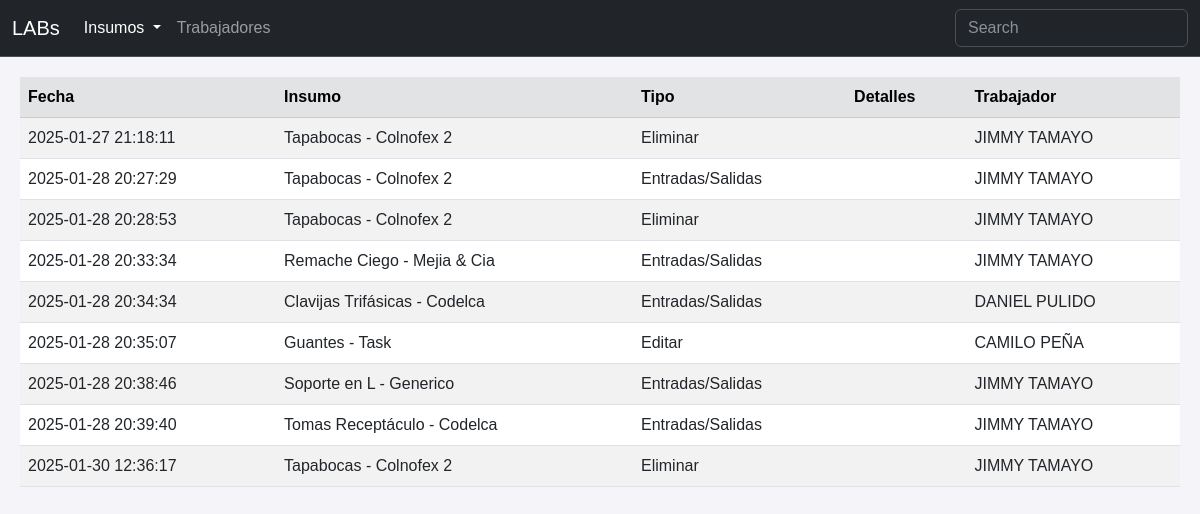
Before: /history with the older database file.
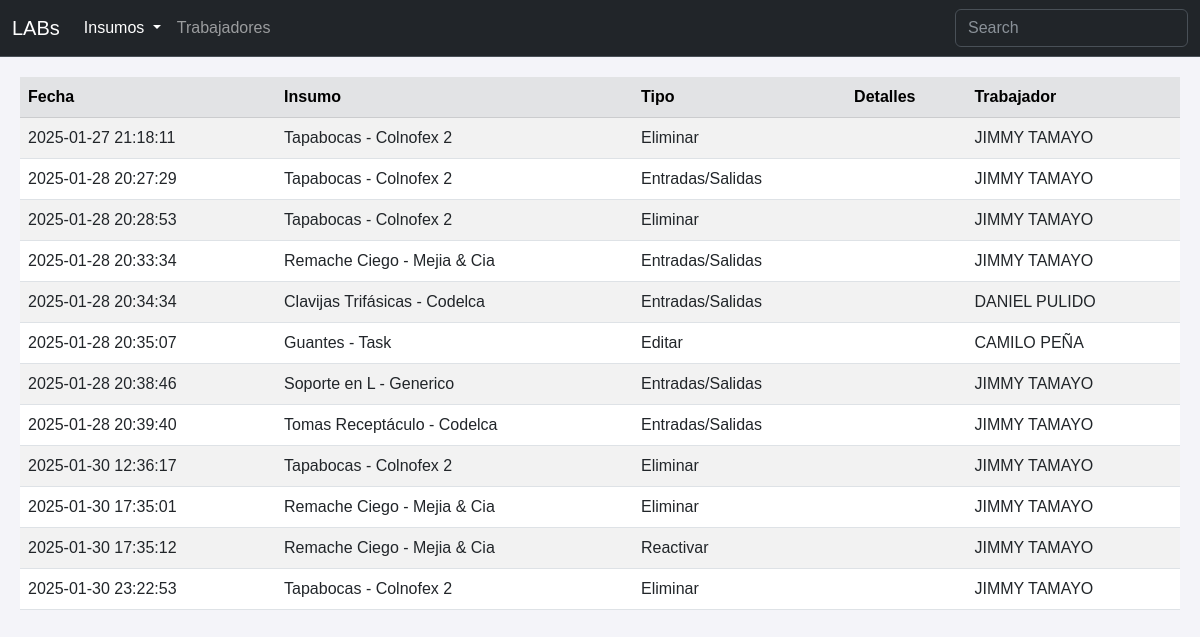
After: the same page with the newer database file.
### tables this page shows
CREATE TABLE historial (
    Historial_id INTEGER PRIMARY KEY,
    Tipo TEXT NOT NULL,
    Detalles TEXT,
    Trabajador_id INTEGER NOT NULL,
    Fecha DATETIME NOT NULL,
    Item_id INTEGER NOT NULL,
    FOREIGN KEY (Trabajador_id) REFERENCES trabajadores (Trabajador_id),
    FOREIGN KEY (Item_id) REFERENCES insumos (Item_id)
);

CREATE TABLE insumos (
    Item_id INTEGER PRIMARY KEY,
    Activo BOOL NOT NULL,
    Nombre TEXT NOT NULL,
    Detalles TEXT,
    Cantidad INTEGER NOT NULL,
    Cantidad_Inicial INTEGER NOT NULL,
    Estado_id INTEGER NOT NULL,
    Ubicacion_id INTEGER NOT NULL,
    Empaque_id INTEGER NOT NULL,
    FOREIGN KEY (Estado_id) REFERENCES estados (Estado_id),
    FOREIGN KEY (Ubicacion_id) REFERENCES ubicaciones (Ubicacion_id),
    FOREIGN KEY (Empaque_id) REFERENCES empaques (Empaque_id)
);

CREATE TABLE trabajadores (
    Trabajador_id INTEGER PRIMARY KEY,
    Nombre_Apellido TEXT NOT NULL,
    Dependencia TEXT NOT NULL,
    Cargo TEXT NOT NULL,
    Correo TEXT NOT NULL 
);

### app.py (the view)
@app.route('/history')
def history():
    conn = sqlite3.connect('inventario.db')
    cursor = conn.cursor()
    history = cursor.execute('''
    SELECT
        historial.Fecha,
        insumos.Nombre,
        historial.Tipo,
        historial.Detalles,
        trabajadores.Nombre_Apellido
    FROM historial
    INNER JOIN insumos ON historial.Item_id = insumos.Item_id
    INNER JOIN trabajadores ON historial.Trabajador_id = trabajadores.Trabajador_id;
    ''').fetchall()
    conn.close()
    column_history = ["date","name","type","details","worker"]
    history_dict = [dict(zip(column_history, row)) for row in history]
    return render_template('history.html', histories=history_dict)

### templates/history.html (shortened to what this page needs)
<!DOCTYPE html>
<html lang="es">
<head>
    <link rel="stylesheet" href="https://cdn.jsdelivr.net/npm/bootstrap-icons@1.11.3/font/bootstrap-icons.min.css">
    <link href="https://cdn.jsdelivr.net/npm/bootstrap@5.3.0/dist/css/bootstrap.min.css" rel="stylesheet">
    <link href="https://cdn.datatables.net/2.2.1/css/dataTables.dataTables.css" rel="stylesheet">
    <link rel="stylesheet" href="{{ url_for('static', filename='styles.css') }}">
</head>
<body>
    <nav class="navbar navbar-expand-sm bg-dark border-bottom border-body" data-bs-theme="dark">
        <div class="container-fluid">
            <a class="navbar-brand" href="#">LABs</a>
            <div class="collapse navbar-collapse" id="navbarNav">
                <ul class="navbar-nav">
                    <li class="nav-item dropdown">
                        <a class="nav-link dropdown-toggle active" aria-current="page" href="#" role="button" data-bs-toggle="dropdown" aria-expanded="false">
                            Insumos
                        </a>
                    </li>
                    <li class="nav-item">
                        <a class="nav-link" href="{{ url_for('workers') }}">Trabajadores</a>
                    </li>
                </ul>
                <form class="d-flex ms-auto" role="search">
                    <input class="form-control" id="searchFilter" type="search" placeholder="Search" aria-label="Search">
                </form>
            </div>
        </div>
    </nav>
    <div class="table-responsive">
        <table class="table table-striped table-hover align-middle" id="history-table">
            <thead class="table-secondary">
                <tr>
                    <th>Fecha</th>
                    <th>Insumo</th>
                    <th>Tipo</th>
                    <th>Detalles</th>
                    <th>Trabajador</th>
                </tr>
            </thead>
            <tbody>
                {% for history in histories %}
                    <tr>
                        <td>{{ history.date }}</td>
                        <td>{{ history.name }}</td>
                        <td>{{ history.type }}</td>
                        <td>{{ history.details }}</td>
                        <td>{{ history.worker }}</td>
                    </tr>
                {% endfor %}
            </tbody>
        </table>
    </div>
</body>
</html>

### static/styles.css (style rules this page uses)
body { font-family: Arial, sans-serif; background-color: #f4f4f9; color: #333; }
.table-responsive { margin: 20px; }
nav { text-align: center; }

Changed rows visible on the page:
added historial: date "2025-01-30 17:35:01", name "Remache Ciego - Mejia & Cia", type "Eliminar", worker "JIMMY TAMAYO"
added historial: date "2025-01-30 17:35:12", name "Remache Ciego - Mejia & Cia", type "Reactivar", worker "JIMMY TAMAYO"
added historial: date "2025-01-30 23:22:53", name "Tapabocas - Colnofex 2", type "Eliminar", worker "JIMMY TAMAYO"
